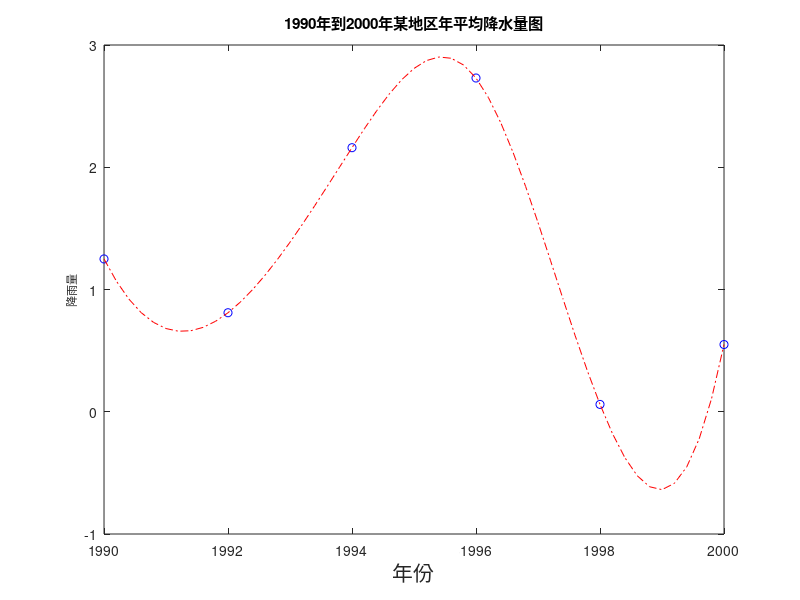

MATLAB code for this plot:
x=1990:2:2000;
y=[1.25 0.81 2.16 2.73 0.06 0.55];
xin=1990:0.2:2000;
yin=spline(x,y,xin);
figure;
plot(x,y,'ob',xin,yin,'-.r')
title('1990年到2000年某地区年平均降水量图')
xlabel('\it年份','FontSize',15)
ylabel('降雨量','FontSize',8)
